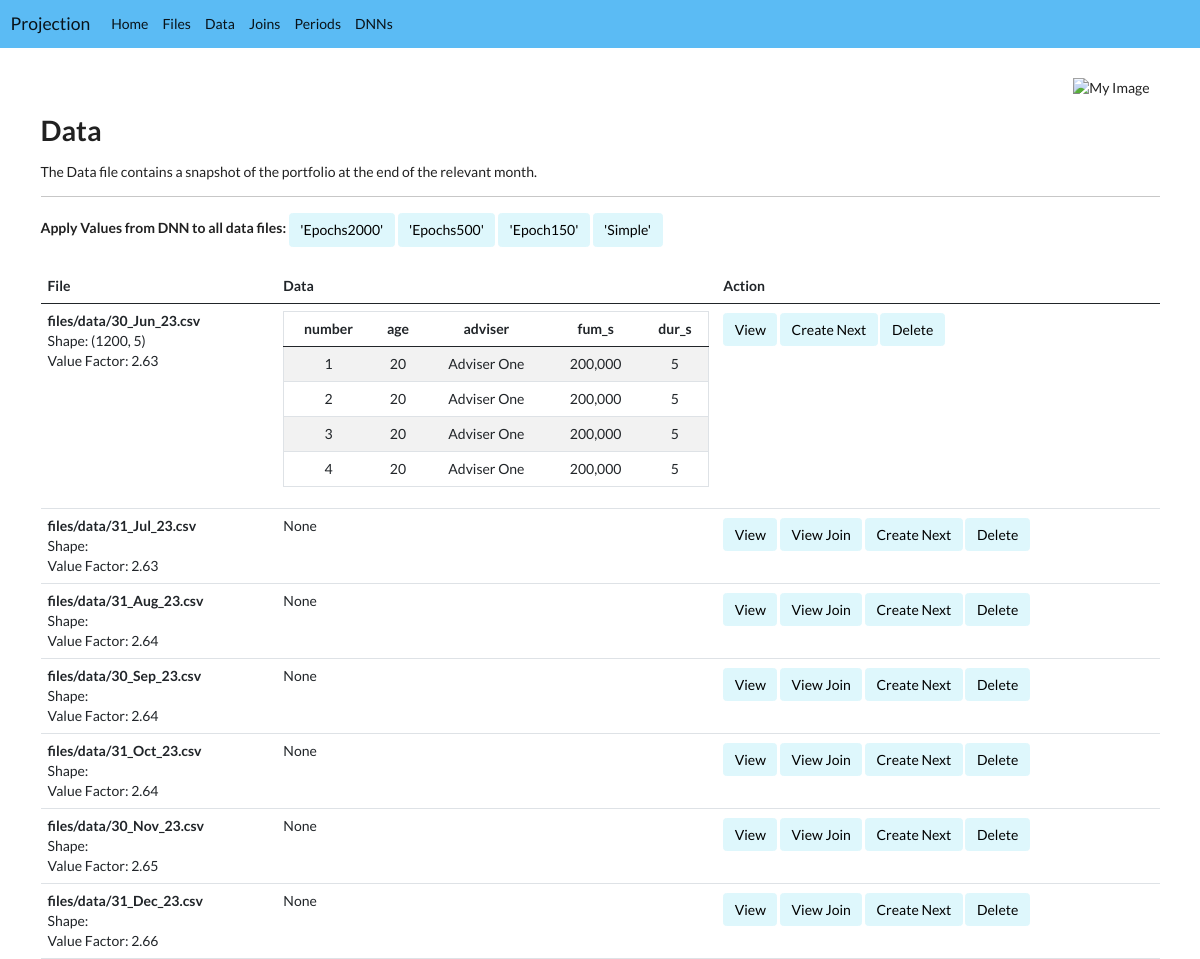
Screenshot of /list/data with the database file from the repository.
### app/models.py (models this page shows, shortened)
class DNN(Model):
    name = "dnn"
    name_singular = "DNN"
    name_plural = "DNNs"
    description = "A Deep Neural Network (DNN) is defined by the number and size of its layers. Larger DNNs are more able to model complexity and more prone to 'over-fitting' the data. Each DNN is connected to a Period. The Joins in the Period are used to train the model."
    name = CharField(max_length=30, null=True)
    period = ForeignKey(Period, related_name="period", on_delete=SET_NULL, null=True)
    layers = CharField(max_length=512, null=True, default='20, 15, 10, 10, 5')
    model = CharField(max_length=512, null=True)
    epochs = IntegerField(default=150)
    assumption_file = ForeignKey(FileModel, related_name="assumption", on_delete=SET_NULL, null=True)
    loss_file = ForeignKey(FileModel, related_name="loss", on_delete=SET_NULL, null=True)
    proj_period = IntegerField(blank=True, null=True, default=5)
    mse = FloatField(null=True, blank=True)
    def __str__(self): return self.name
    def loss(self):
        if not self.loss_file: return None
        df = self.loss_file.df()
        final = df['loss'].iloc[-1]
        try:
            final50 = df['loss'].iloc[-11]
            improvement = round(100-(final50/final) * 100, 3)
            final = round (final, 2)
            return f"{final} ({improvement}%)"
        except:
            final = round (final, 2)
            return f"{final}"

class Data(Model):
    name = "data"
    name_singular = "Data"
    name_plural = "Data"
    description = "The Data file contains a snapshot of the portfolio at the end of the relevant month."
    name = CharField(max_length=512, null=True)
    date = DateField(null=True, blank=True)
    file = ForeignKey(FileModel, related_name="data_file", on_delete=SET_NULL, null=True)
    df = None
    index = IntegerField(null=True, blank=True)
    value_factor = FloatField(null=True, blank=True)
    def join(self):
        return Join.objects.filter(end=self).first()

class FileModel(Model):
    TYPE_CHOICES = [
        ("start", "Start File"),
        ("end", "End File"),
        ("data", "Data File"),
        ("joint", "Joint File"),
        ("lapse", "Lapse File"),
        ("rate", "Rate File"),
        ("assumption", "Assumption File"),
        ("projection", "Projection File"),
    ]
    name = "file"
    name_singular = "File"
    name_plural = "Files"
    description = "Data, Joins, Periods and DNNs each create files. Those files are listed below. To view a file, click on the relevant button."
    name = CharField(max_length=512)
    time_stamp = DateTimeField(auto_now_add=True, null=True,blank=True)
    last_update = DateTimeField(null=True,blank=True)
    document = FileField(upload_to="files/", blank=True, null=True)
    type = CharField(max_length=100, blank=True, null=True, choices=TYPE_CHOICES)
    def __str__(self):
        if self.name: return self.name
        else: "No name given"
        return self.name
    def df(self):
        try:
            return pd.read_csv(str(self.name))
        except:
            return None
    def df_top(self):
        try:
            df = pd.read_csv(str(self.name), nrows=4)
            return df
        except:
            return
    def df_top_html(self):
        try:
            return self.df_top().to_html(classes=['table', 'table-striped', 'table-center'], index=False, justify='center', formatters=formatters, render_links=True,)
        except:
            return

### app/views.py (the view)
# urls.py: path("list/<model_str>", list, name="list"),
def list(request, model_str):
    model, form = get_model(model_str)
    items = model.objects.all()
    dnns = DNN.objects.all()
    models = [Data, Join, Period, DNN]
    types = ['data', 'join', 'period', 'rate', 'assumption']
    context = {'items': items, 'model_str': model_str, 'models': models, 'types': types, "dnns": dnns, 'model': model}
    return render(request, model_str + "s.html", context)

### app/forms.py (called while the page is built, shortened)
def get_model(model_str):
    if model_str == "file": return FileModel, None
    if model_str == "data": return Data, None

### app/models.py (called while the page is built)
def format_dollars(var): return f'{var:,.0f}'

### app/templates/datas.html (shortened to what this page needs)
{% extends 'base.html'%}
{% block content %}
<h1>{{ model.name_plural }}</h1>
<p>{{ model.description }}</p>
<hr>
{% if dnns|length > 0 %}<b>Apply Values from DNN to all data files: </b>{% endif %}
{% for dnn in dnns %}
    <a class="btn btn-yak" href="{% url 'apply_values' model_str dnn.id %}">'{{ dnn | capfirst }}'</a>
{% endfor %}<br><br>
<table class="table">
    <thead class="tablehead">
        <th>File</th>
        <th>Data</th>
        <th>Action</th>
    </thead>
    {% for item in items %}
    <tr>
        <td>
            <b>{{ item.file }} </b><br>
            Shape: {{ item.file.df.shape }}<br>
            Value Factor: {{ item.value_factor }}
        </td>
        <td> {{ item.file.df_top_html | safe }} </td>
        <td>
            <a class="btn btn-yak" href="{% url 'item' model_str item.id %}">View</a>
            {% if item.join %}
                <a class="btn btn-yak" href="{% url 'item' 'join' item.join.id %}">View Join</a>
            {% endif %}
            <a class="btn btn-yak" href="{% url 'data_create_next' item.id %}">Create Next</a>
            <a class="btn btn-yak" href="{% url 'delete' model_str item.id %}">Delete</a>
        </td>
    </tr>
    {% endfor %}
</table>
{% endblock %}

### app/static/styles.css (style rules this page uses)
.btn-yak { color: black; background-color: #DEF7FC; border-color: #DEF7FC; margin-top: 2px; margin-bottom: 2px; }
.table-center td { text-align: center; }

### rows the page displays
DNN: name "Epochs2000"
DNN: name "Epochs500"
DNN: name "Epoch150"
DNN: name "Simple"
Data: file "files/data/30_Jun_23.csv", file.df.shape "(1200, 5)", value_factor "2.63", file.df_top_html "number age adviser fum_s dur_s 1 20 Adviser One 200,000 5 2 20 Adviser One 200,000 5 3 20 Adviser One 200,000 5 4 20 Adviser One 200,000 5"
Data: file "files/data/31_Jul_23.csv", value_factor "2.63", file.df_top_html "None", shows "View Join"
Data: file "files/data/31_Aug_23.csv", value_factor "2.64", file.df_top_html "None", shows "View Join"
Data: file "files/data/30_Sep_23.csv", value_factor "2.64", file.df_top_html "None", shows "View Join"
Data: file "files/data/31_Oct_23.csv", value_factor "2.64", file.df_top_html "None", shows "View Join"
Data: file "files/data/30_Nov_23.csv", value_factor "2.65", file.df_top_html "None", shows "View Join"
Data: file "files/data/31_Dec_23.csv", value_factor "2.66", file.df_top_html "None", shows "View Join"

### other values shown
{{ model.name_plural }} "Data"
{{ model.description }} "The Data file contains a snapshot of the portfolio at the end of the relevant month."
